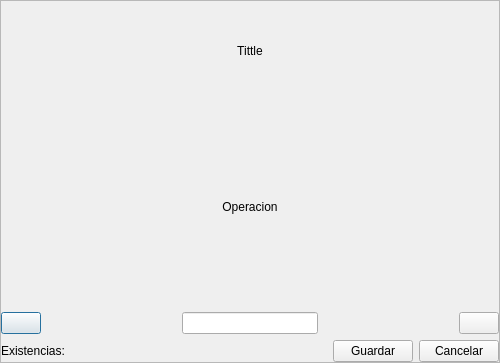
<?xml version="1.0" encoding="UTF-8"?>
<ui version="4.0">
 <class>io_productsDialog</class>
 <widget class="QDialog" name="io_productsDialog">
  <property name="geometry">
   <rect>
    <x>0</x>
    <y>0</y>
    <width>500</width>
    <height>363</height>
   </rect>
  </property>
  <property name="windowTitle">
   <string>Inventario</string>
  </property>
  <layout class="QVBoxLayout" name="verticalLayout">
   <property name="leftMargin">
    <number>0</number>
   </property>
   <property name="topMargin">
    <number>0</number>
   </property>
   <property name="rightMargin">
    <number>0</number>
   </property>
   <property name="bottomMargin">
    <number>0</number>
   </property>
   <item>
    <widget class="QFrame" name="frame">
     <property name="frameShape">
      <enum>QFrame::StyledPanel</enum>
     </property>
     <property name="frameShadow">
      <enum>QFrame::Raised</enum>
     </property>
     <layout class="QVBoxLayout" name="verticalLayout_2" stretch="1,2,5,1">
      <property name="leftMargin">
       <number>0</number>
      </property>
      <property name="topMargin">
       <number>0</number>
      </property>
      <property name="rightMargin">
       <number>0</number>
      </property>
      <property name="bottomMargin">
       <number>0</number>
      </property>
      <item>
       <widget class="QLabel" name="lb_tittle">
        <property name="text">
         <string>Tittle</string>
        </property>
        <property name="alignment">
         <set>Qt::AlignCenter</set>
        </property>
       </widget>
      </item>
      <item>
       <widget class="QLabel" name="lb_operacion">
        <property name="text">
         <string>Operacion</string>
        </property>
        <property name="alignment">
         <set>Qt::AlignCenter</set>
        </property>
       </widget>
      </item>
      <item>
       <layout class="QHBoxLayout" name="horizontalLayout">
        <item>
         <widget class="QPushButton" name="bt_minus">
          <property name="text">
           <string/>
          </property>
          <property name="icon">
           <iconset>
            <normaloff>images/minimize-dark.svg</normaloff>images/minimize-dark.svg</iconset>
          </property>
          <property name="iconSize">
           <size>
            <width>35</width>
            <height>35</height>
           </size>
          </property>
         </widget>
        </item>
        <item>
         <spacer name="horizontalSpacer_2">
          <property name="orientation">
           <enum>Qt::Horizontal</enum>
          </property>
          <property name="sizeHint" stdset="0">
           <size>
            <width>40</width>
            <height>20</height>
           </size>
          </property>
         </spacer>
        </item>
        <item>
         <widget class="QLineEdit" name="le_cant">
          <property name="alignment">
           <set>Qt::AlignCenter</set>
          </property>
         </widget>
        </item>
        <item>
         <spacer name="horizontalSpacer_3">
          <property name="orientation">
           <enum>Qt::Horizontal</enum>
          </property>
          <property name="sizeHint" stdset="0">
           <size>
            <width>40</width>
            <height>20</height>
           </size>
          </property>
         </spacer>
        </item>
        <item>
         <widget class="QPushButton" name="bt_plus">
          <property name="text">
           <string/>
          </property>
          <property name="icon">
           <iconset>
            <normaloff>images/icons8-plus-24.svg</normaloff>images/icons8-plus-24.svg</iconset>
          </property>
          <property name="iconSize">
           <size>
            <width>35</width>
            <height>35</height>
           </size>
          </property>
         </widget>
        </item>
       </layout>
      </item>
      <item>
       <layout class="QHBoxLayout" name="horizontalLayout_4">
        <item>
         <layout class="QHBoxLayout" name="horizontalLayout_2">
          <item>
           <widget class="QLabel" name="label">
            <property name="text">
             <string>Existencias: </string>
            </property>
           </widget>
          </item>
          <item>
           <widget class="QLabel" name="lb_existencias">
            <property name="text">
             <string/>
            </property>
           </widget>
          </item>
         </layout>
        </item>
        <item>
         <spacer name="horizontalSpacer">
          <property name="orientation">
           <enum>Qt::Horizontal</enum>
          </property>
          <property name="sizeHint" stdset="0">
           <size>
            <width>40</width>
            <height>20</height>
           </size>
          </property>
         </spacer>
        </item>
        <item>
         <layout class="QHBoxLayout" name="horizontalLayout_3">
          <item>
           <widget class="QPushButton" name="bt_save">
            <property name="text">
             <string>Guardar</string>
            </property>
            <property name="icon">
             <iconset>
              <normaloff>images/save.svg</normaloff>images/save.svg</iconset>
            </property>
            <property name="iconSize">
             <size>
              <width>32</width>
              <height>32</height>
             </size>
            </property>
           </widget>
          </item>
          <item>
           <widget class="QPushButton" name="bt_cancel">
            <property name="text">
             <string>Cancelar</string>
            </property>
            <property name="icon">
             <iconset>
              <normaloff>images/cancel.svg</normaloff>images/cancel.svg</iconset>
            </property>
            <property name="iconSize">
             <size>
              <width>32</width>
              <height>32</height>
             </size>
            </property>
           </widget>
          </item>
         </layout>
        </item>
       </layout>
      </item>
     </layout>
    </widget>
   </item>
  </layout>
 </widget>
 <resources/>
 <connections/>
</ui>
